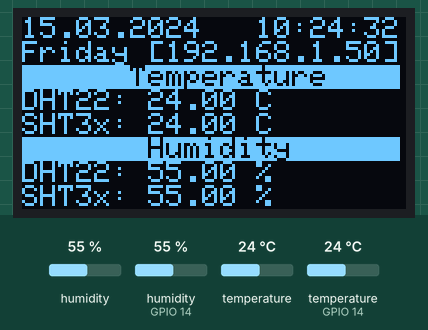
A program run on a simulated ESP32. Parts: 128×64 one-colour display. Inputs (shaded band) come from the test bench; at power-on: humidity 55 %, humidity (sensor on GPIO 14) 55 %, temperature 24 °C, temperature (sensor on GPIO 14) 24 °C. WiFi joins after 1.5 s; servers stay silent unless stated; the local clock reads 2024-03-15 10:24:30 at power-on unless the program sets it; what the program prints to the serial monitor is not drawn.

Above: at 2.7 s.
2.8 s: humidity (sensor 0) set to 22 %
At 3.9 s:
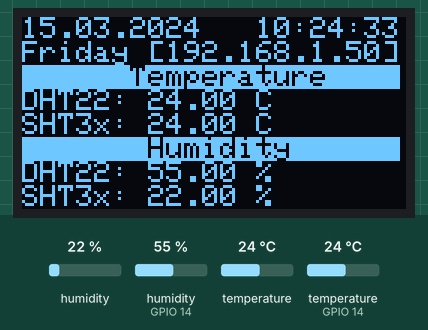
6.1 s: humidity (sensor on GPIO 14) set to 22 %
At 8.4 s:
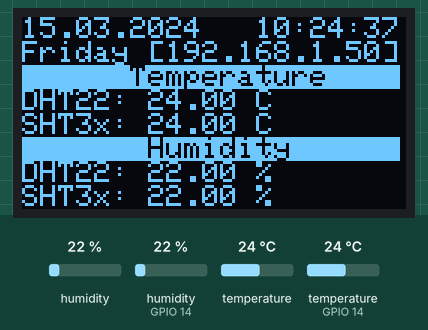
10.1 s: temperature (sensor 0) set to 12 °C
At 11.4 s:
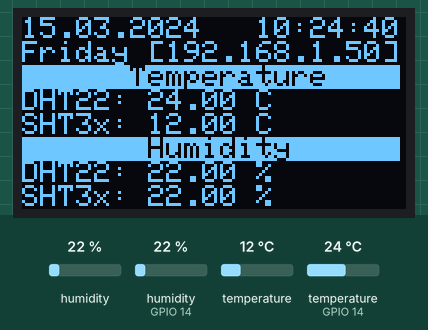
13.1 s: temperature (sensor on GPIO 14) set to 12 °C
At 14.3 s:
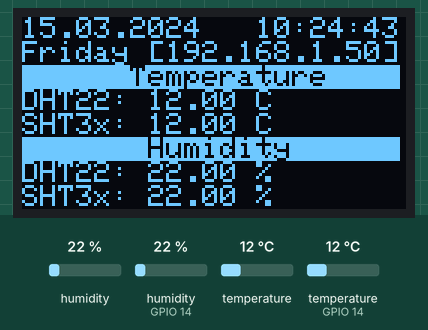
16.1 s: humidity (sensor 0) set to 40 %
At 17.4 s:
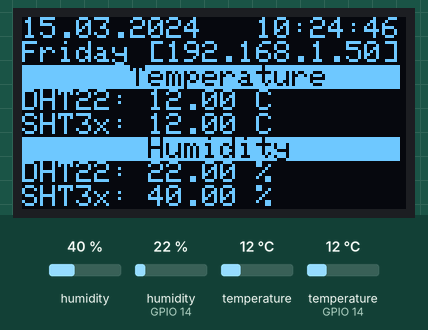
19.1 s: humidity (sensor on GPIO 14) set to 40 %
At 20.2 s:
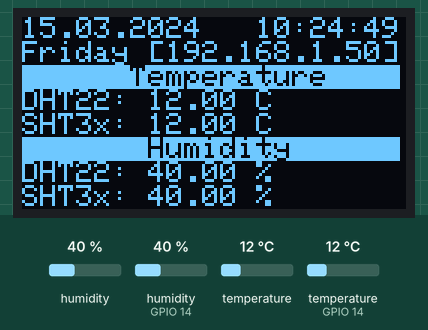
Timing chart, 0 to 22.1 s (numbered marks = the images above; inputs shaded):
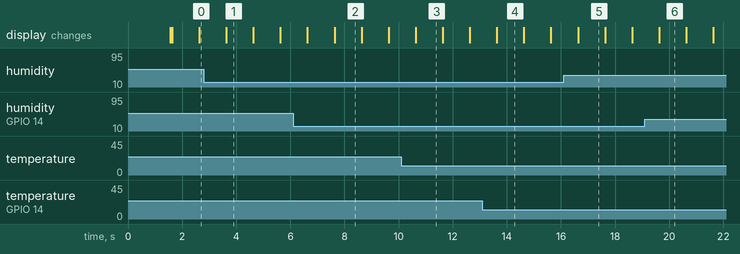

The program:

main.cpp
```cpp
#include <Arduino.h>
#include <WiFi.h>
#include <WiFiClient.h>
#include <WebServer.h>
#include <ESPmDNS.h>
#include <Update.h>
#include <WiFiUdp.h>
#include <ArduinoOTA.h>

#include <SPI.h>
#include <Wire.h>
#include <Adafruit_GFX.h>
#include <Adafruit_SSD1306.h>
#include "RTClib.h"
#include <Adafruit_Sensor.h>
#include <DHT.h>
#include <WEMOS_SHT3X.h>

#define DHTPIN 14     // Digital pin connected to the DHT sensor
#define DHTTYPE    DHT22     // DHT 22 (AM2302)

#define SCREEN_WIDTH 128 // OLED display width, in pixels
#define SCREEN_HEIGHT 64 // OLED display height, in pixels

// Declaration for an SSD1306 display connected to I2C (SDA, SCL pins)
#define OLED_RESET     -1 // Reset pin # (or -1 if sharing Arduino reset pin)
Adafruit_SSD1306 display(SCREEN_WIDTH, SCREEN_HEIGHT, &Wire, OLED_RESET);

DHT dht(DHTPIN, DHTTYPE);
RTC_DS3231 rtc;
SHT3X sht30(0x44);

char daysOfTheWeek[7][12] = {"Sunday", "Monday", "Tuesday", "Wednesday", "Thursday", "Friday", "Saturday"};

const char* host = "esp32";
const char* ssid = "HomeAP";
const char* password = "ska2802AKS";

unsigned long previousMillis = 0;        // will store last time was updated
const long interval = 1000;           // interval at which to blink (milliseconds)

WebServer server(80);

/*
 * Login page
 */

const char* loginIndex =
 "<form name='loginForm'>"
    "<table width='20%' bgcolor='A09F9F' align='center'>"
        "<tr>"
            "<td colspan=2>"
                "<center><font size=4><b>ESP32 Login Page</b></font></center>"
                "<br>"
            "</td>"
            "<br>"
            "<br>"
        "</tr>"
        "<td>Username:</td>"
        "<td><input type='text' size=25 name='userid'><br></td>"
        "</tr>"
        "<br>"
        "<br>"
        "<tr>"
            "<td>Password:</td>"
            "<td><input type='Password' size=25 name='pwd'><br></td>"
            "<br>"
            "<br>"
        "</tr>"
        "<tr>"
            "<td><input type='submit' onclick='check(this.form)' value='Login'></td>"
        "</tr>"
    "</table>"
"</form>"
"<script>"
    "function check(form)"
    "{"
    "if(form.userid.value=='admin' && form.pwd.value=='admin')"
    "{"
    "window.open('/serverIndex')"
    "}"
    "else"
    "{"
    " alert('Error Password or Username')/*displays error message*/"
    "}"
    "}"
"</script>";

/*
 * Server Index Page
 */

const char* serverIndex =
"<script src='https://ajax.googleapis.com/ajax/libs/jquery/3.2.1/jquery.min.js'></script>"
"<form method='POST' action='#' enctype='multipart/form-data' id='upload_form'>"
   "<input type='file' name='update'>"
        "<input type='submit' value='Update'>"
    "</form>"
 "<div id='prg'>progress: 0%</div>"
 "<script>"
  "$('form').submit(function(e){"
  "e.preventDefault();"
  "var form = $('#upload_form')[0];"
  "var data = new FormData(form);"
  " $.ajax({"
  "url: '/update',"
  "type: 'POST',"
  "data: data,"
  "contentType: false,"
  "processData:false,"
  "xhr: function() {"
  "var xhr = new window.XMLHttpRequest();"
  "xhr.upload.addEventListener('progress', function(evt) {"
  "if (evt.lengthComputable) {"
  "var per = evt.loaded / evt.total;"
  "$('#prg').html('progress: ' + Math.round(per*100) + '%');"
  "}"
  "}, false);"
  "return xhr;"
  "},"
  "success:function(d, s) {"
  "console.log('success!')"
 "},"
 "error: function (a, b, c) {"
 "}"
 "});"
 "});"
 "</script>";

/*
 * setup function
 */
void setup(void) {

  Serial.begin(115200);

  // Connect to WiFi network
  WiFi.begin(ssid, password);
  Serial.println("");

  // Wait for connection
  while (WiFi.status() != WL_CONNECTED) {
    delay(500);
    Serial.print(".");
  }
  Serial.println("");
  Serial.print("Connected to ");
  Serial.println(ssid);
  Serial.print("IP address: ");
  Serial.println(WiFi.localIP());

  /*use mdns for host name resolution*/
  if (!MDNS.begin(host)) { //http://esp32.local
    Serial.println("Error setting up MDNS responder!");
    while (1) {
      delay(1000);
    }
  }
  Serial.println("mDNS responder started");
  /*return index page which is stored in serverIndex */
  server.on("/", HTTP_GET, []() {
    server.sendHeader("Connection", "close");
    server.send(200, "text/html", loginIndex);
  });
  server.on("/serverIndex", HTTP_GET, []() {
    server.sendHeader("Connection", "close");
    server.send(200, "text/html", serverIndex);
  });
  /*handling uploading firmware file */
  server.on("/update", HTTP_POST, []() {
    server.sendHeader("Connection", "close");
    server.send(200, "text/plain", (Update.hasError()) ? "FAIL" : "OK");
    ESP.restart();
  }, []() {
    HTTPUpload& upload = server.upload();
    if (upload.status == UPLOAD_FILE_START) {
      Serial.printf("Update: %s\n", upload.filename.c_str());
      if (!Update.begin(UPDATE_SIZE_UNKNOWN)) { //start with max available size
        Update.printError(Serial);
      }
    } else if (upload.status == UPLOAD_FILE_WRITE) {
      /* flashing firmware to ESP*/
      if (Update.write(upload.buf, upload.currentSize) != upload.currentSize) {
        Update.printError(Serial);
      }
    } else if (upload.status == UPLOAD_FILE_END) {
      if (Update.end(true)) { //true to set the size to the current progress
        Serial.printf("Update Success: %u\nRebooting...\n", upload.totalSize);
      } else {
        Update.printError(Serial);
      }
    }
  });
  server.begin();

  ArduinoOTA
    .onStart([]() {
      String type;
      if (ArduinoOTA.getCommand() == U_FLASH)
        type = "sketch";
      else // U_SPIFFS
        type = "filesystem";

      // NOTE: if updating SPIFFS this would be the place to unmount SPIFFS using SPIFFS.end()
      Serial.println("Start updating " + type);
    })
    .onEnd([]() {
      Serial.println("\nEnd");
    })
    .onProgress([](unsigned int progress, unsigned int total) {
      Serial.printf("Progress: %u%%\r", (progress / (total / 100)));
    })
    .onError([](ota_error_t error) {
      Serial.printf("Error[%u]: ", error);
      if (error == OTA_AUTH_ERROR) Serial.println("Auth Failed");
      else if (error == OTA_BEGIN_ERROR) Serial.println("Begin Failed");
      else if (error == OTA_CONNECT_ERROR) Serial.println("Connect Failed");
      else if (error == OTA_RECEIVE_ERROR) Serial.println("Receive Failed");
      else if (error == OTA_END_ERROR) Serial.println("End Failed");
    });

  ArduinoOTA.begin();

  // by default, we'll generate the high voltage from the 3.3v line internally! (neat!)
  display.begin(SSD1306_SWITCHCAPVCC, 0x3C);  // initialize with the I2C addr 0x3C (for the 128x32)
  // init done
  display.clearDisplay();
  // text display tests
  display.setTextSize(1);
  display.setTextColor(WHITE);
  display.setCursor(0,0);
  display.println("Hello, world!");
  display.setTextColor(BLACK, WHITE); // 'inverted' text
  display.println(3.141592);
  display.setTextSize(2);
  display.setTextColor(WHITE);
  display.print("0x");
  display.println(0xDEADBEEF, HEX);
  display.display();
  display.clearDisplay();// by default, we'll generate the high voltage from the 3.3v line internally! (neat!)

  if (! rtc.begin()) {
    Serial.println("Couldn't find RTC");
    while (1);
  }

  if (rtc.lostPower()) {
    Serial.println("RTC lost power, lets set the time!");
    // If the RTC have lost power it will sets the RTC to the date & time this sketch was compiled in the following line
    rtc.adjust(DateTime(F(__DATE__), F(__TIME__)));
    // This line sets the RTC with an explicit date & time, for example to set
    // January 21, 2014 at 3am you would call:
    // rtc.adjust(DateTime(2014, 1, 21, 3, 0, 0));
  }

  dht.begin();

}

void loop(void) {
  server.handleClient();
  ArduinoOTA.handle();
  delay(1);

  //loop to blink without delay
  unsigned long currentMillis = millis();

  if (currentMillis - previousMillis >= interval) {
    // save the last time you blinked the LED
    previousMillis = currentMillis;

    //read temperature and humidity
    float t = dht.readTemperature();
    float h = dht.readHumidity();
    if (isnan(h) || isnan(t)) {
      Serial.println("Failed to read from DHT sensor!");
    }

    if ( sht30.get() != 0 ) {
      Serial.println("Failed to read from SHT sensor!");
    }

    DateTime now = rtc.now();
    char dateStr[50];
    char timeStr[50];
    display.clearDisplay();
    display.setTextSize(1);
    display.setCursor(0,0);
    sprintf(dateStr, "%02d.%02d.%d", now.day(),now.month(), now.year());
    display.print(dateStr);
    display.print("   ");
    sprintf(timeStr, "%02d:%02d:%02d", now.hour(),now.minute(), now.second());
    display.println(timeStr);
    display.print(daysOfTheWeek[now.dayOfTheWeek()]);
    display.print(" [");
    display.print(WiFi.localIP());
    display.println("]");
    // display temperature
    display.setTextSize(1);
    display.setTextColor(SSD1306_BLACK, SSD1306_WHITE);
    display.println("      Temperature    ");
    display.setTextColor(SSD1306_WHITE);
    //display.setTextSize(2);
    //display.setCursor(0,35);
    display.print("DHT22: ");
    display.print(t);
    //display.print(" ");
    //display.setTextSize(1);
    //display.cp437(true);
    //display.write(167);
    //display.setTextSize(2);
    display.println(" C");
    display.print("SHT3x: ");
    display.print(sht30.cTemp);
    display.println(" C");

    // display humidity
    display.setTextSize(1);
    //display.setCursor(0, 35);
    display.setTextColor(SSD1306_BLACK, SSD1306_WHITE);
    display.println("       Humidity      ");
    display.setTextColor(SSD1306_WHITE);
    //display.setTextSize(2);
    //display.setCursor(0, 45);
    display.print("DHT22: ");
    display.print(h);
    display.println(" %");
    display.print("SHT3x: ");
    display.print(sht30.humidity);
    display.println(" %");

    display.display();

  }
}
```

Measured:
- what the display in image 1 shows lasts 1.0 s, from 3.6 s to 4.6 s
